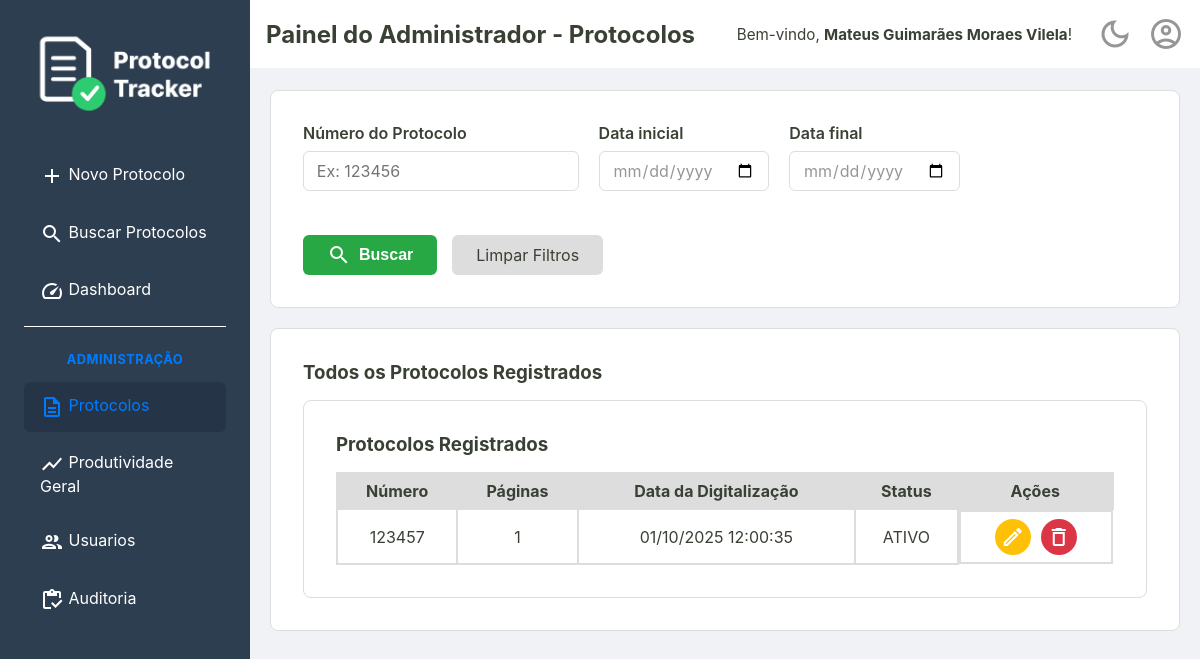
Before: /admin/protocolos (signed in) with the older database file.
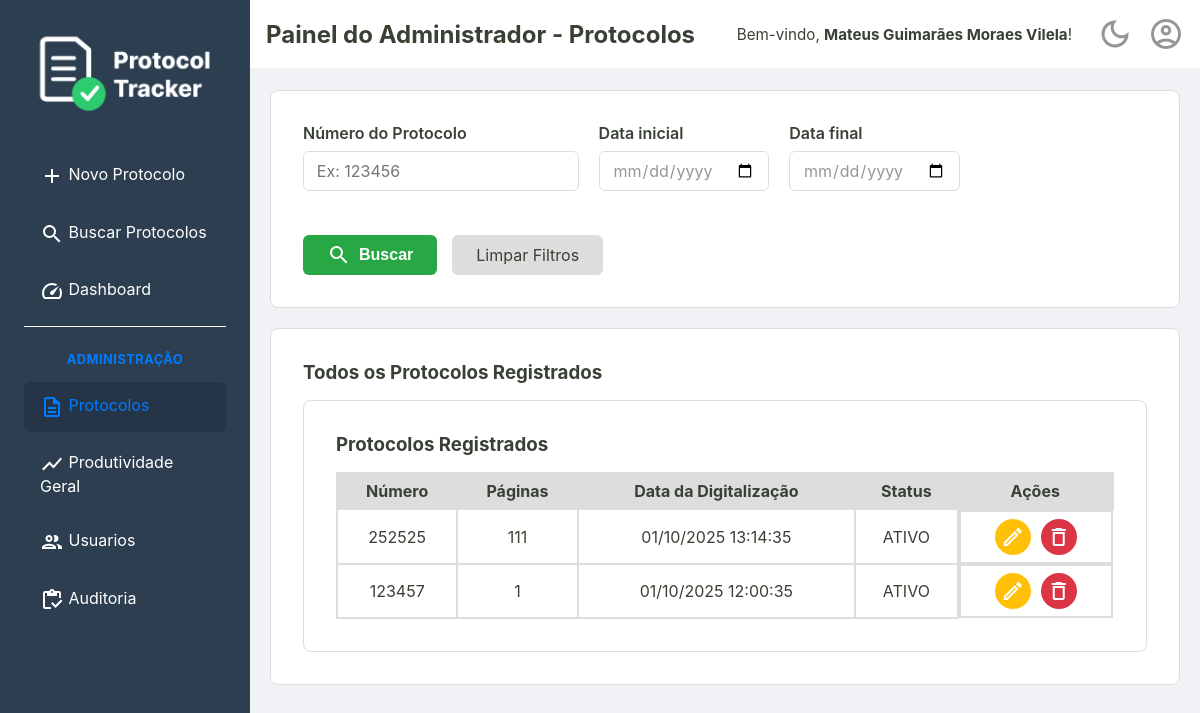
After: the same page with the newer database file.
### tables this page shows
CREATE TABLE protocolos (
    id TEXT PRIMARY KEY,
    id_usuario INTEGER NOT NULL,
    numero TEXT NOT NULL UNIQUE,
    quantidade_paginas INTEGER NOT NULL,
    observacoes TEXT,
    criado_em TEXT NOT NULL,
    alterado_em TEXT,
    deletado_em TEXT,
    FOREIGN KEY (id_usuario) REFERENCES usuarios (id)
  );

### src/Controller/AdminController.php (called while the page is built, shortened)
<?php
class AdminController {
    private ?Usuario $usuarioLogado = null;
    private bool $isAdmin = false;
    public function __construct(
        private UsuarioRepositoryInterface $usuarioRepositorio,
        private UsuarioService $usuarioService,
        private ProtocoloRepositorySqlInterface $protocoloRepositorio,
        private DashboardService $dashboardService,
        private AuditService $auditService
    ) {
        $idUsuario = $_SESSION['usuario_logado_id'] ?? null;
        if ($idUsuario) {
            $this->usuarioLogado = $this->usuarioRepositorio->buscaPorId($idUsuario);
        }
        if ($this->usuarioLogado && $this->usuarioLogado->permissao() === 'administrador') {
            $this->isAdmin = true;
        }
    }
    public function exibirPainelAdmin()
    {
        try {
            $listaDeProtocolos = $this->protocoloRepositorio->all();
            require __DIR__ . '/../../templates/admin/protocolos.php';
        } catch (Exception $e) {
            $erro = $e->getMessage();
            $usuarioLogado = $this->usuarioLogado;
            $isAdmin = $this->isAdmin;
            require __DIR__ . '/../../templates/home.php';
        }
    }
}

### src/Repository/ProtocoloRepositorySql.php (called while the page is built, shortened)
<?php
final class ProtocoloRepositorySql implements ProtocoloRepositorySqlInterface
{
    private PDO $connection;
    public function __construct(PDO $connection)
    {
        $this->connection = $connection;
    }
    public function all(): array
    {
        $sqlQuery = "SELECT * FROM protocolos ORDER BY criado_em DESC;";
        $stmt = $this->connection->query($sqlQuery);
        $listaDeProtocolos = $this->hidrataListaDeProtocolos($stmt);
        return $listaDeProtocolos;
    }
    private function hidrataListaDeProtocolos(PDOStatement $stmt): array
    {
        $listaDeProtocolos = [];
        while($protocoloDados = $stmt->fetch()){
            $listaDeProtocolos[] = Protocolo::fromArray($protocoloDados);
        }
        return $listaDeProtocolos;
    }
}

### src/Model/Protocolo.php (called while the page is built, shortened)
<?php
class Protocolo {
    public function id(): string {
        return $this->id;
    }
    public function numero(): string {
        return $this->numero;
    }
    public function paginas(): int {
        return $this->quantidade_paginas;
    }
    public function data(): DateTimeImmutable {
        return $this->criado_em;
    }
    public function deletadoEm(): ?DateTimeImmutable {
        return $this->deletado_em;
    }
    public static function fromArray(array $dados): self
    {
        try {
            $criado_em = new DateTimeImmutable($dados['criado_em']);
            $alterado_em = isset($dados['alterado_em']) ? new DateTimeImmutable($dados['alterado_em']) : null;
            $deletado_em = isset($dados['deletado_em']) ? new DateTimeImmutable($dados['deletado_em']) : null;
        } catch (Exception $e) {
            throw new Exception("Falha ao criar data");
        }
        return new self(
            $dados['id'],
            $dados['id_usuario'],
            $dados['numero'],
            $dados['quantidade_paginas'],
            $criado_em,
            $dados['observacoes'] ?? null,
            $alterado_em,
            $deletado_em
        );
    }
}

### templates/admin/_listaProtocolos.php (the view, shortened to what this page needs)
<section class="listagem-container">
    <h3>Protocolos Registrados</h3>
    <table id="tabela-protocolos" class="protocolos-table">
        <thead>
            <tr>
                <th>Número</th>
                <th>Páginas</th>
                <th>Data da Digitalização</th>
                <th>Status</th>
                <th class="acoes-header">Ações</th>
            </tr>
        </thead>
        <tbody>
            <?php foreach ($listaDeProtocolos as $protocolo): ?>
                <tr>
                    <td><?= htmlspecialchars($protocolo->numero()) ?></td>
                    <td><?= htmlspecialchars($protocolo->paginas()) ?></td>
                    <td><?= $protocolo->data()->format('d/m/Y H:i:s') ?></td>
                    <td>
                        <?= $protocolo->deletadoEm() !== null ? 'INATIVO' : 'ATIVO'; ?>
                    </td>
                    <td class="acoes-cell">
                        <a href="/editar?id=<?= htmlspecialchars($protocolo->id()) ?>" class="btn-acao btn-editar" title="Editar">
                            <span class="material-icons-outlined">edit</span>
                        </a>
                        <form action="/excluir" method="post" onsubmit="return confirm('Tem certeza que deseja excluir este protocolo?');">
                            <button type="submit" class="btn-acao btn-excluir" title="Excluir">
                                <span class="material-icons-outlined">delete</span>
                            </button>
                        </form>
                    </td>
                </tr>
            <?php endforeach; ?>
        </tbody>
    </table>
</section>

Changed rows visible on the page:
added protocolos: numero "252525", quantidade_paginas "111", format "01/10/2025 13:14:35", shows "ATIVO"
